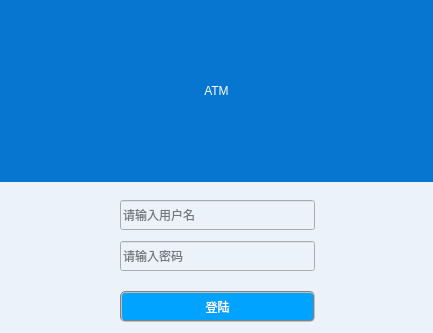
<?xml version="1.0" encoding="UTF-8"?>
<ui version="4.0">
 <class>LoginDlg</class>
 <widget class="QDialog" name="LoginDlg">
  <property name="geometry">
   <rect>
    <x>0</x>
    <y>0</y>
    <width>433</width>
    <height>333</height>
   </rect>
  </property>
  <property name="sizePolicy">
   <sizepolicy hsizetype="Fixed" vsizetype="Fixed">
    <horstretch>0</horstretch>
    <verstretch>0</verstretch>
   </sizepolicy>
  </property>
  <property name="minimumSize">
   <size>
    <width>433</width>
    <height>333</height>
   </size>
  </property>
  <property name="maximumSize">
   <size>
    <width>433</width>
    <height>333</height>
   </size>
  </property>
  <property name="windowTitle">
   <string>Dialog</string>
  </property>
  <property name="windowIcon">
   <iconset resource="image.qrc">
    <normaloff>:/login.ico</normaloff>:/login.ico</iconset>
  </property>
  <property name="styleSheet">
   <string notr="true">background-color: rgb(235, 242, 249);</string>
  </property>
  <widget class="QPushButton" name="LoginPB">
   <property name="geometry">
    <rect>
     <x>120</x>
     <y>291</y>
     <width>195</width>
     <height>31</height>
    </rect>
   </property>
   <property name="styleSheet">
    <string notr="true">color: rgb(255, 255, 255);
font: 75 12pt &quot;微软雅黑&quot;;
background-color: rgb(0, 163, 255);

border:2px groove gray;
border-radius:5px;
padding:2px 4px;</string>
   </property>
   <property name="text">
    <string>登陆</string>
   </property>
  </widget>
  <widget class="QLineEdit" name="Password_lineEdit">
   <property name="geometry">
    <rect>
     <x>120</x>
     <y>241</y>
     <width>195</width>
     <height>30</height>
    </rect>
   </property>
   <property name="inputMask">
    <string notr="true"/>
   </property>
   <property name="text">
    <string/>
   </property>
   <property name="maxLength">
    <number>32767</number>
   </property>
   <property name="echoMode">
    <enum>QLineEdit::Password</enum>
   </property>
   <property name="placeholderText">
    <string>请输入密码</string>
   </property>
  </widget>
  <widget class="QLineEdit" name="User_lineEdit">
   <property name="geometry">
    <rect>
     <x>120</x>
     <y>200</y>
     <width>195</width>
     <height>30</height>
    </rect>
   </property>
   <property name="styleSheet">
    <string notr="true"/>
   </property>
   <property name="inputMask">
    <string notr="true"/>
   </property>
   <property name="text">
    <string notr="true"/>
   </property>
   <property name="maxLength">
    <number>24</number>
   </property>
   <property name="echoMode">
    <enum>QLineEdit::Normal</enum>
   </property>
   <property name="placeholderText">
    <string>请输入用户名</string>
   </property>
  </widget>
  <widget class="QLabel" name="label">
   <property name="geometry">
    <rect>
     <x>0</x>
     <y>0</y>
     <width>433</width>
     <height>182</height>
    </rect>
   </property>
   <property name="styleSheet">
    <string notr="true">background-color: rgb(7, 118, 209);
color: rgb(255, 255, 255);
font: 75 24pt &quot;微软雅黑&quot;;</string>
   </property>
   <property name="text">
    <string>ATM</string>
   </property>
   <property name="alignment">
    <set>Qt::AlignCenter</set>
   </property>
  </widget>
 </widget>
 <tabstops>
  <tabstop>User_lineEdit</tabstop>
  <tabstop>Password_lineEdit</tabstop>
  <tabstop>LoginPB</tabstop>
 </tabstops>
 <resources>
  <include location="image.qrc"/>
 </resources>
 <connections/>
</ui>
